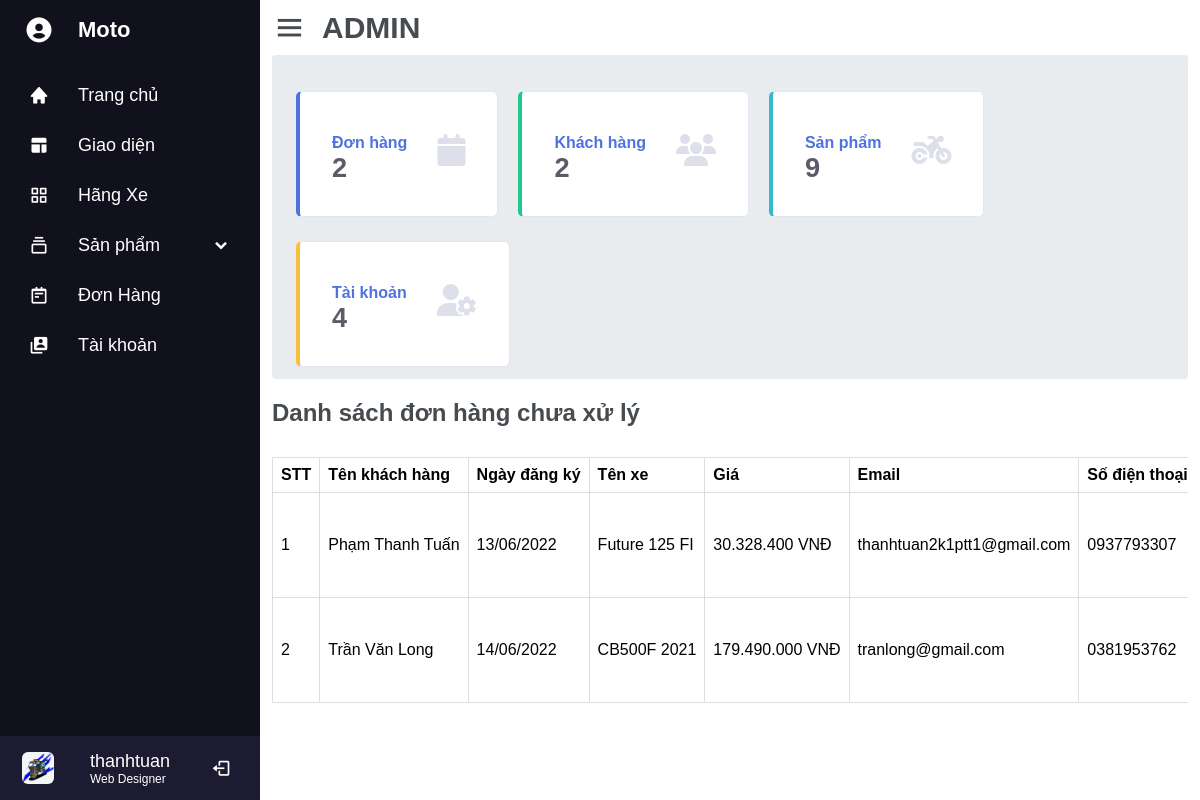
Page /admin/admin.php (signed in) on the committed database.
### tables this page shows
CREATE TABLE `donhang` (
  `MaDonHang` int(11) NOT NULL,
  `TenXe` varchar(50) DEFAULT NULL,
  `NgayDK` date DEFAULT NULL,
  `GhiChu` longtext DEFAULT NULL,
  `MaXe` char(5) DEFAULT NULL,
  `MaKhachHang` char(8) DEFAULT NULL,
  `TrangThai` tinyint(1) NOT NULL
);

CREATE TABLE `khachhang` (
  `MaKhachHang` char(8) NOT NULL,
  `TenKhachHang` varchar(40) DEFAULT NULL,
  `DiaChi` varchar(100) DEFAULT NULL,
  `SDT` char(10) DEFAULT NULL,
  `Email` char(45) DEFAULT NULL
);

CREATE TABLE `xe` (
  `MaXe` char(5) NOT NULL,
  `TenXe` varchar(25) DEFAULT NULL,
  `Gia` float DEFAULT NULL,
  `Hinh` longtext DEFAULT NULL,
  `TenHang` varchar(15) DEFAULT NULL,
  `MaLoai` char(3) DEFAULT NULL,
  `HienThi` tinyint(1) NOT NULL
);

### include/connect.php (called while the page is built, shortened)
<?php
function executeResult($SQL)
{
$CON = mysqli_connect(SERVER, USER, PASS, DB);
    mysqli_set_charset($CON, 'UTF8');
    $RESULT = mysqli_query($CON, $SQL);
    $DATA = [];
    while ($ROW = mysqli_fetch_array($RESULT, 1)) {
        $DATA[] = $ROW;
    }
    return $DATA;
}

### admin/admin.php (the view, shortened to what this page needs)
<?php
require_once('../include/connect.php');
?>
<!DOCTYPE html>
<html lang="en">
<head>
    <link href='https://unpkg.com/boxicons@2.1.2/css/boxicons.min.css' rel='stylesheet'>
    <link rel="stylesheet" href="https://cdnjs.cloudflare.com/ajax/libs/font-awesome/6.1.1/css/all.min.css">
    <?php
    require_once('./style.php');
    ?>
</head>
<body>
    <?php
    require_once('./sidebar.php');
    ?>
    <section class="layout-content">
        <div class="content">
            <div class="header">
                <i class='bx bx-menu'></i>
                <div class="title-content">ADMIN </div>
            </div>
            <div class="menu-content">
                <div class="row">
                    <div class="card donhang">
                        <div class="card-body">
                            <div class="col-left">
                                <div class="text">Đơn hàng</div>
                                <?php
                                    $Count = 0;
                                    $SQL = 'SELECT * FROM donhang';
                                    $categoryList = executeResult($SQL);
                                    foreach ($categoryList as $item) {
                                        $Count++;
                                    }
                                    echo '<div class="number">'.$Count.'</div>';
                                ?>
                            </div>
                            <div class="logo">
                                <i class="fas fa-calendar fa-2x text-gray-300"></i>
                            </div>
                        </div>
                    </div>
                    <div class="card khachhang">
                        <div class="card-body">
                            <div class="col-left">
                                <div class="text">Khách hàng</div>
                                <?php
                                    $Count = 0;
                                    $SQL = 'SELECT * FROM khachhang';
                                    $categoryList = executeResult($SQL);
                                    foreach ($categoryList as $item) {
                                        $Count++;
                                    }
                                    echo '<div class="number">'.$Count.'</div>';
                                ?>
                            </div>
                            <div class="logo">
                                <i class="fas fa-solid fa-users fa-2x text-gray-300"></i>
                            </div>
                        </div>
                    </div>
                    <div class="card sanpham">
                        <div class="card-body">
                            <div class="col-left">
                                <div class="text">Sản phẩm</div>
                                <?php
                                    $Count = 0;
                                    $SQL = 'SELECT * FROM xe';
                                    $categoryList = executeResult($SQL);
                                    foreach ($categoryList as $item) {
                                        $Count++;
                                    }
                                    echo '<div class="number">'.$Count.'</div>';
                                ?>
                            </div>
                            <div class="logo">
                                <i class="fas fa-motorcycle fa-2x text-gray-300"></i>
                            </div>
                        </div>
                    </div>
                    <div class="card user">
                        <div class="card-body">
                            <div class="col-left">
                                <div class="text">Tài khoản</div>
                                <?php
                                    $Count = 0;
                                    $SQL = 'SELECT * FROM taikhoan';
                                    $categoryList = executeResult($SQL);
                                    foreach ($categoryList as $item) {
                                        $Count++;
                                    }
                                    echo '<div class="number">'.$Count.'</div>';
                                ?>
                            </div>
                            <div class="logo">
                                <i class="fas fa-user-gear fa-2x text-gray-300"></i>
                            </div>
                        </div>
                    </div>
                </div>
            </div>
            <h2>Danh sách đơn hàng chưa xử lý</h2>
            <div class="card-body">
                <div class="table-responsive">
                <form method="post">
                    <table>
                        <tr class="title">
                            <td>STT</td>
                            <td>Tên khách hàng</td>
                            <td>Ngày đăng ký</td>
                            <td>Tên xe</td>
                            <td>Giá</td>
                            <td>Email</td>
                            <td>Số điện thoại</td>
                        </tr>
                        <?php
                        $STT = 1;
                        $SQL = 'SELECT MaDonHang, xe.TenXe, Gia, TenKhachHang, NgayDK, DiaChi, SDT, Email, GhiChu, TrangThai, khachhang.MaKhachHang
                                FROM donhang
                                INNER JOIN khachhang
                                ON donhang.MaKhachHang = khachhang.MaKhachHang
                                INNER JOIN xe
                                ON donhang.MaXe = xe.MaXe';
                        $categoryList = executeResult($SQL);
                        foreach ($categoryList as $item) {
                            if ($item['TrangThai'] == 0) {
                                $Ngaydk = $item['NgayDK'];
                                $date= date_create("$Ngaydk");
                                $NgayDK = date_format($date,"d/m/Y");
                                $Gia =  number_format($item['Gia'], 0, ",", ".");
                                echo '<tr>
                                <td>'.$STT.'</td>
                                <td>'.$item['TenKhachHang'].'</td>
                                <td>'.$NgayDK.'</td>
                                <td>'.$item['TenXe'].'</td>
                                <td>'.$Gia.' VNĐ</td>
                                <td>'.$item['Email'].'</td>
                                <td>'.$item['SDT'].'</td>
                                <td>'.$item['GhiChu'].'</td>
                                <td>
                                    <form method="post">
                                        <!-- <input class="btn-update xl" name="update" id="update" value="Xử lý"></input>
                                        <input type="submit" class="btn-xoa xl" name="xoa" id="xoa" value="Xóa"></input> -->
                                        <input value="' . $item['MaDonHang'] . '" class="form-control" id="MaDonHang" name="MaDonHang" type="hidden"/>
                                        <input value="' . $item['MaKhachHang'] . '" class="form-control" id="MaKhachHang" name="MaKhachHang" type="hidden"/>
                                        <div class="frame">
                                            <button id="btn-xuly" name="btn-xuly" class="custom-btn btn-7 xn"><span>Xử lý</span></button>
                                        </div>
                                        <div class="frame">
                                            <button id="btn-xoa" name="btn-xoa" class="custom-btn btn-7 huy"><span>xóa</span></button>
                                        </div>
                                    </form>
                                </td>
                            </tr>';
                            }
                            $STT++;
                        }
                        ?>
                    </table>
                </form>
                </div>
            </div>
    </section>
</body>
</html>

### admin/style.php
<link rel="stylesheet" href="./css/admin.css">

### admin/sidebar.php (shortened to what this page needs)
<div class="sidebar ">
    <div class="logo-details">
        <a href="./admin.php">
        <i class='bx bxs-user-circle'></i>
            <div class="logo_name">Moto</div>
        </a>
    </div>
    <ul class="nav-links" style="padding-left: 0;">
    <li>
            <a href="./admin.php">
            <i class='bx bxs-home'></i>
                <span class="link_name">Trang chủ</span>
            </a>
        </li>
    <li>
            <a href="./giaodien.php">
            <i class='bx bxs-layout'></i>
                <span class="link_name">Giao diện</span>
            </a>
        </li>
    <li>
            <a href="./hang.php">
                <i class='bx bx-grid-alt'></i>
                <span class="link_name">Hãng Xe</span>
            </a>
        </li>
        <li>
            <div class="icon-link">
                <a>
                    <i class='bx bx-collection'></i>
                    <span class="link_name">Sản phẩm</span>
                </a>
                <i class='bx bxs-chevron-down arrow'></i>
            </div>
        </li>
        <li>
            <a href="./donhang.php">
                <i class='bx bx-notepad'></i>
                <span class="link_name">Đơn Hàng</span>
            </a>
        </li>
        <li>
            <a href="#">
            <i class='bx bxs-user-account'></i>
                <span class="link_name">Tài khoản</span>
            </a>
        </li>
        <li>
            <div class="profile-details">
                <div class="profile-content">
                    <img src="../image/Home/logo.jpg" alt="">
                </div>
                <div class="name-job">
                    <div class="profile_name">
                    <?php
                                if(isset($_SESSION['USER']) && $_SESSION['USER'] != NULL)
                                {
                                    echo $_SESSION['USER'];
                                }
                            ?>
                    </div>
                    <div class="job">Web Designer</div>
                </div>
                <a href="./logout.php">
                    <i class='bx bx-log-out' id="log_out"></i>
                </a>
            </div>
        </li>
    </ul>
</div>

### admin/css/admin.css (style rules this page uses)
:root { --gray: #464b50; --secondary: #6c757d; --gainsboro: #e9ecef; }
* { margin: 0; padding: 0; box-sizing: border-box; font-family: sans-serif; }
.sidebar { position: fixed; top: 0; left: 0; height: 100%; width: 260px; background: #11101d; z-index: 100; transition: all 0.5s ease; }
.sidebar .logo-details a { height: 60px; width: 100%; display: flex; align-items: center; text-decoration: none; }
.sidebar .logo-details i { font-size: 30px; color: #fff; height: 50px; min-width: 78px; text-align: center; line-height: 50px; }
.sidebar .logo-details .logo_name { font-size: 22px; color: #fff; font-weight: 600; transition: 0.3s ease; transition-delay: 0.1s; }
.sidebar .nav-links { height: 100%; padding-top: 10px; overflow: auto; }
.sidebar .nav-links li { position: relative; list-style: none; transition: all 0.4s ease; }
.sidebar .nav-links li .icon-link { display: flex; align-items: center; justify-content: space-between; }
.sidebar .nav-links li i { font-size: 20px; color: #fff; height: 50px; min-width: 78px; text-align: center; line-height: 50px; cursor: pointer; transition: all 0.3s ease; }
.sidebar .nav-links li a { text-decoration: none; display: flex; align-items: center; }
.sidebar .nav-links li a .link_name { font-size: 18px; font-weight: 400; color: #fff; }
.sidebar .profile-details { position: fixed; bottom: 0; width: 260px; display: flex; align-items: center; justify-content: space-between; background: #1d1b31; padding: 6px 0; transition: all 0.5s ease; }
.sidebar .profile-details .profile-content { display: flex; align-items: center; }
.sidebar .profile-details .profile-content img { height: 52px; width: 52px; object-fit: cover; border-radius: 16px; margin: 0 14px 0 12px; background: #1d1b31; padding: 10px; transition: all 0.5s ease; }
.sidebar .profile-details .name-job .profile_name, .sidebar .profile-details .name-job .job { color: #fff; font-size: 18px; font-weight: 500; white-space: nowrap; }
.sidebar .profile-details .name-job .job { font-size: 12px; }
.layout-content { position: absolute; height: 100%; left: 260px; width: calc(100% - 260px); transition: all 0.5s ease; }
.layout-content .content { margin: 10px 12px; }
.layout-content .content .header { display: flex; align-items: center; }
.layout-content .content .bx-menu { font-size: 35px; color: var(--gray); margin-right:15px; cursor: pointer; }
.layout-content .content .title-content { font-size: 30px; font-weight: 700; color: var(--gray); }
.layout-content .content .menu-content { display: flex; padding: 0.75rem 1rem; background: var(--gainsboro); border-radius: 0.25rem; margin-top: 10px }
.card { margin-top: 1.5rem; padding: 0.75rem 1rem; border: 1px solid #6c757d; border-radius: 0.25rem; }
.card-body { margin-top: 10px; }
table { border-collapse: collapse; width: 100%; white-space: nowrap; }
td, th { border: 1px solid #dddddd; text-align: left; padding: 8px; width: auto; }
.table-responsive { overflow-x:auto; }
table .title { font-weight: 600; text-align: none; }
h2 { padding: 20px 0 20px 0; color: var(--gray); }
.row { display: flex; flex-wrap: wrap; margin-right: 0.75rem; margin-left: -0.75rem; }
.row .card { position: relative; display: flex; flex-direction: column; min-width: 0; word-wrap: break-word; background-color: #fff; background-clip: border-box; border: 1px solid #e3e6f0; border-radius: 0.35rem; padding-right: 0.75rem; padding-left: 0.75rem; margin-left: 20px; }
.row .card.donhang { border-left: 0.25rem solid #4e73df!important; }
.row .card.khachhang { border-left: 0.25rem solid #1cc88a!important; }
.row .card.sanpham { border-left: 0.25rem solid #36b9cc!important; }
.row .card.user { border-left: 0.25rem solid #f6c23e!important; }
.row .card .card-body { display: flex; min-height: 1px; padding: 1.25rem; }
.row .card .card-body .col-left .text { font-size: 1rem; color: #4e73df!important; font-weight: 700!important; }
.row .card .card-body .col-left .number { font-size: 1.7rem; color: #5a5c69!important; font-weight: 700!important; }
.row .card .card-body .logo { display: flex; width: auto; max-width: 100%; margin-left: 30px; color: #dddfeb!important; }

### rows in the picture
donhang: MaKhachHang.TenKhachHang "Phạm Thanh Tuấn", NgayDK "13/06/2022", MaXe.TenXe "Future 125 FI", MaXe.Gia "30.328.400", MaKhachHang.Email "thanhtuan2k1ptt1@gmail.com", MaKhachHang.SDT "0937793307"
donhang: MaKhachHang.TenKhachHang "Trần Văn Long", NgayDK "14/06/2022", MaXe.TenXe "CB500F 2021", MaXe.Gia "179.490.000", MaKhachHang.Email "tranlong@gmail.com", MaKhachHang.SDT "0381953762"

### other values in the picture
$_SESSION['USER'] "thanhtuan"
$Count "2"
$Count "9"
$Count "4"
